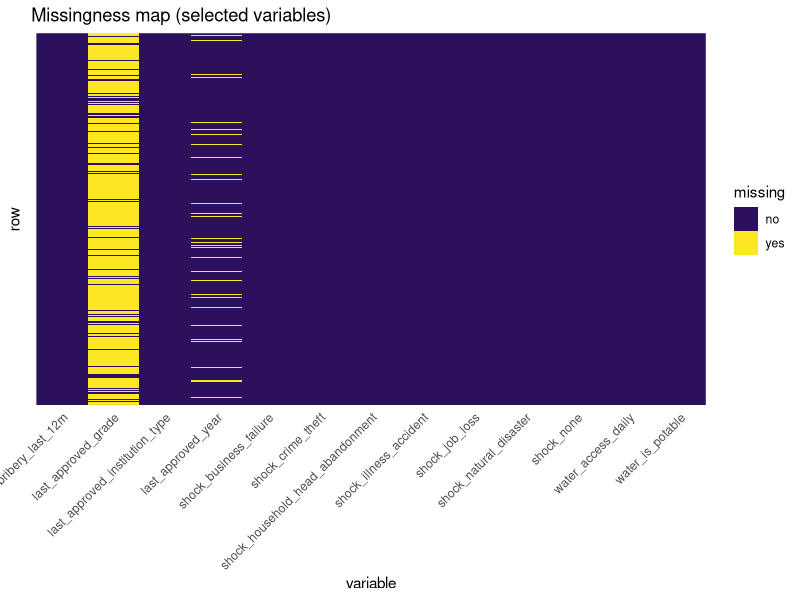
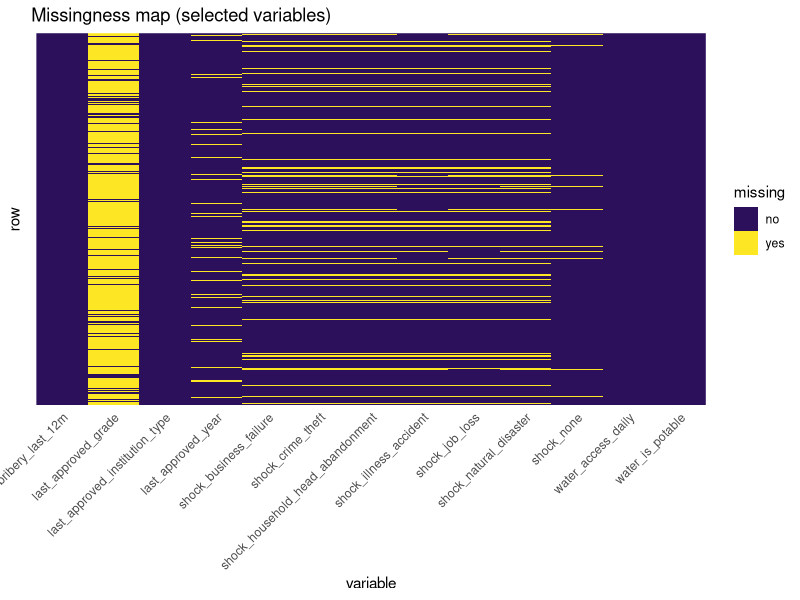

Write R code to recreate these figures, in order.
## ---- chunk 1
data <- read.csv('master_left.csv')
## ---- chunk 2
library(dplyr)
library(tidyr)
library(ggplot2)

vars <- c(
  "shock_business_failure",
  "shock_job_loss",
  "shock_none",
  "shock_natural_disaster",
  "shock_crime_theft",
  "shock_household_head_abandonment",
  "shock_illness_accident",
  "bribery_last_12m",
  "last_approved_grade",
  "last_approved_year",
  "last_approved_institution_type",
  "water_access_daily",
  "water_is_potable"
)

df_selected <- data |> select(any_of(vars))

miss_long <- df_selected %>%
  mutate(row_id = row_number()) %>%
  mutate(across(-row_id, as.character)) %>%   # <- makes all columns same type
  pivot_longer(
    cols = -row_id,
    names_to = "variable",
    values_to = "value"
  ) %>%
  mutate(missing = if_else(is.na(value), "yes", "no"))

ggplot(miss_long, aes(x = variable, y = factor(row_id), fill = missing)) +
  geom_raster() +
  scale_fill_manual(values = c("no" = "#2c105c", "yes" = "#fde725")) +
  labs(title = "Missingness map (selected variables)",
       x = "variable", y = "row", fill = "missing") +
  theme_minimal() +
  theme(
    panel.grid = element_blank(),
    axis.text.y = element_blank(),
    axis.ticks.y = element_blank(),
    axis.text.x = element_text(angle = 45, hjust = 1)
  )
## ---- chunk 3
df_selected <- df_selected %>%
  mutate(across(
    everything(),
    ~ if_else(. %in% c("pase", "Pase"), NA, .)
  ))

miss_long <- df_selected %>%
  mutate(row_id = row_number()) %>%
  mutate(across(-row_id, as.character)) %>%   # <- makes all columns same type
  pivot_longer(
    cols = -row_id,
    names_to = "variable",
    values_to = "value"
  ) %>%
  mutate(missing = if_else(is.na(value), "yes", "no"))


ggplot(miss_long, aes(x = variable, y = factor(row_id), fill = missing)) +
  geom_raster() +
  scale_fill_manual(values = c("no" = "#2c105c", "yes" = "#fde725")) +
  labs(title = "Missingness map (selected variables)",
       x = "variable", y = "row", fill = "missing") +
  theme_minimal() +
  theme(
    panel.grid = element_blank(),
    axis.text.y = element_blank(),
    axis.ticks.y = element_blank(),
    axis.text.x = element_text(angle = 45, hjust = 1)
  )
